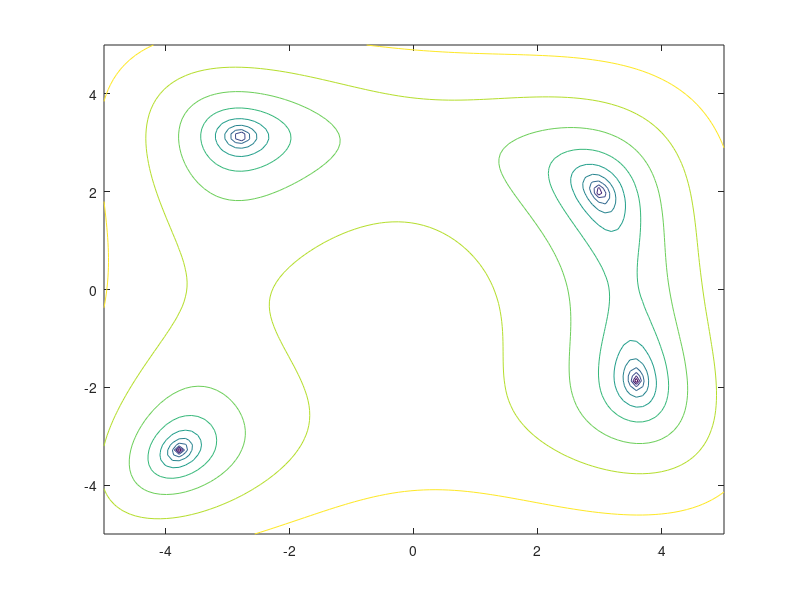

Here is the MATLAB script that generated this plot:
%% Plot log(a+f(x,y))

clc; clf;
clear all;

f = @(x1, x2) (x1.^2 + x2 - 11).^2 + (x1 + x2.^2 -7).^2;
a=0.01;
loggedFunction = @(x1, x2) log(a + f(x1, x2));

resolution = 100;
X1 = linspace(-5,5,resolution);
X2 = linspace(-5,5,resolution);
[X1, X2] = meshgrid(X1, X2);

F = loggedFunction(X1, X2);
contour(X1, X2, F)